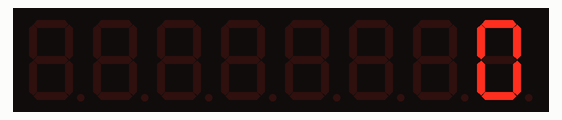
This sketch was run on a simulated Arduino Uno, built with avr-gcc and run on an emulated ATmega328P. Parts: 8-digit seven-segment display.

Above: at 0.1 s.
At 2.1 s:
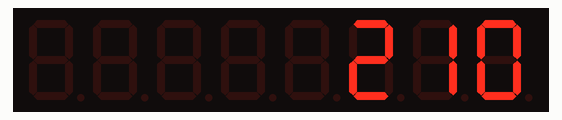
At 3.1 s:
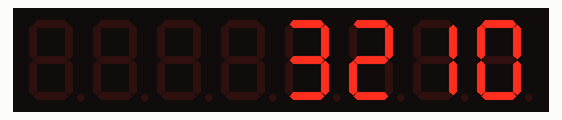
At 4.1 s:
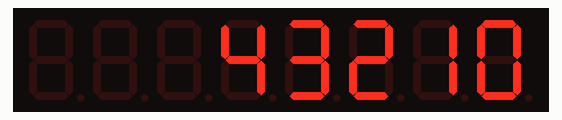
At 6.1 s:
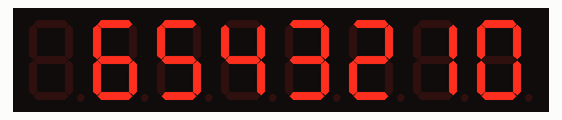
At 8.1 s:
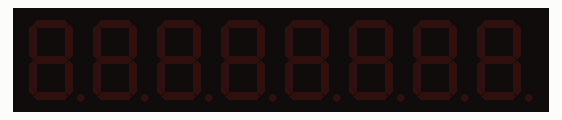

Measured:
- by itself, everything shown: repeats every 9.0 s, in 9 steps
- what the display in image 1 shows lasts 1.0 s, from 2.0 s to 3.0 s

The sketch:

timer_display_test.ino
```cpp
// (licence header left out)
#include "LedController.hpp"
/*
 You might need to change the following 3 Variables depending on your board.
 pin 15 is connected to the DataIn
 pin 14 is connected to the CLK
 pin 13 is connected to LOAD/ChipSelect
*/
#define DIN 4
#define CS 16
#define CLK 17

/*
 Now we need a LedController Variable to work with.
 We have only a single MAX72XX so the Dimensions are 1,1.
 */
LedController<1,1> lc;

/* we always wait a bit between updates of the display */
unsigned long delaytime=1000;

void setup() {
  //Here a new LedController object is created without hardware SPI.
  lc=LedController<1,1>(DIN,CLK,CS);
  lc.setIntensity(8); /* Set the brightness to a medium values */
  lc.clearMatrix(); /* and clear the display */
}

void loop() {
  for(int i=0; i<8; i++) {
    lc.setDigit(0,i,i,false);
    delay(delaytime);
  }
  lc.clearMatrix();
  delay(delaytime);
}
```
